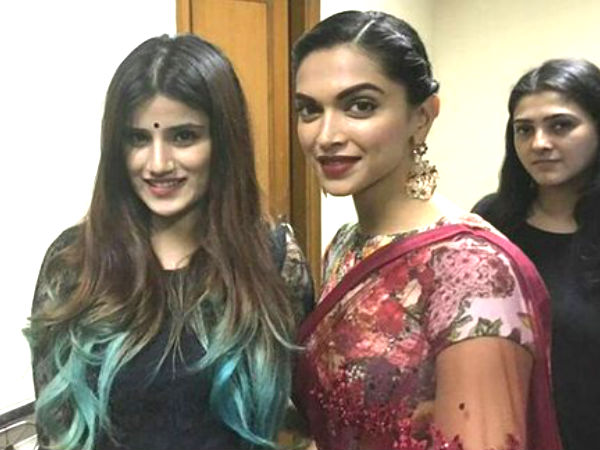
#> input picture deepika.jpg, 600 x 450 px, found by its file name
$ python face_detect_cv3.py   (older library calls are emulated)
#> lines starting #> are read from the running program, lines starting #| are printed output that depends on the picture; after the words box and inside, x2 and y2 are one past the last pixel; in counts of white or black regions, pixels touching at a corner belong together
import cv2
import sys

# Get user supplied values
imagePath = "F:/Machine Learning Projects/Face Detection/deepika.jpg"
cascPath = "haarcascade_frontalface_default.xml"

# Create the haar cascade
faceCascade = cv2.CascadeClassifier(cascPath)

# Read the image
image = cv2.imread(imagePath)
#> image is the input picture: shape (450, 600, 3); mean B, G, R 118.2, 133, 148.5
gray = cv2.cvtColor(image, cv2.COLOR_BGR2GRAY)
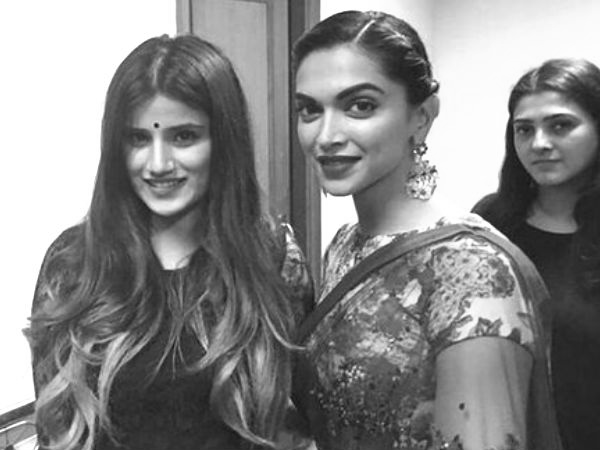
#> gray: shape (450, 600); min 21, max 255, mean 135.9

# Detect faces in the image
faces = faceCascade.detectMultiScale(
    gray,
    scaleFactor=1.2,
    minNeighbors=5,
    minSize=(30, 30)
    #flags = cv2.CV_HAAR_SCALE_IMAGE
)
#> faces = [[496, 92, 94, 94], [104, 95, 117, 117], [258, 50, 150, 150]]

print("Found {0} faces!".format(len(faces)))
#| Found 3 faces!

# Draw a rectangle around the faces
for (x, y, w, h) in faces:
    cv2.rectangle(image, (x, y), (x+w, y+h), (0, 255, 0), 2)
#> this loop made 3 passes
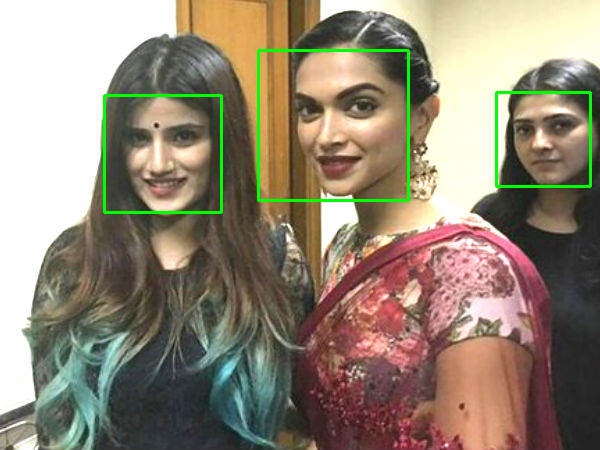
#> image: shape (450, 600, 3); 1.6% of pixels changed, all inside (x1, y1, x2, y2) = (103, 49, 592, 214)

cv2.imshow("Faces found", image)
cv2.waitKey(0)

$ run again, with little_mix_right.jpg copied over deepika.jpg
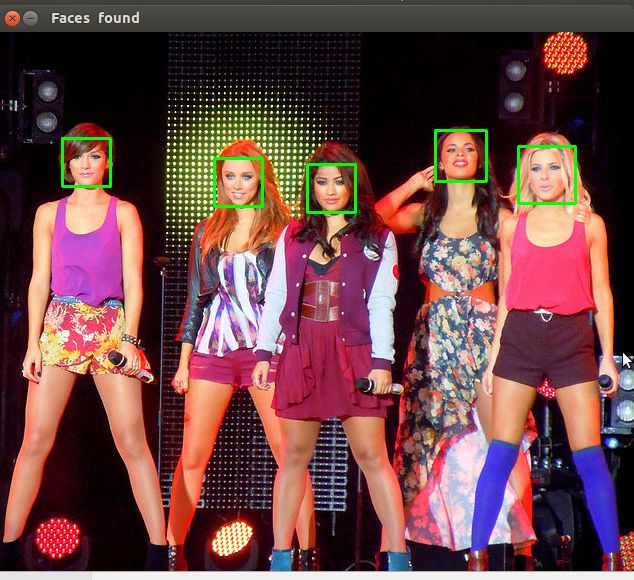
#> input picture little_mix_right.jpg, 634 x 580 px, found by its file name
#> image is the input picture: shape (580, 634, 3); mean B, G, R 71.1, 70.2, 109.2
#> `gray = cv2.cvtColor(image, cv2.COLOR_BGR2GRAY)`:
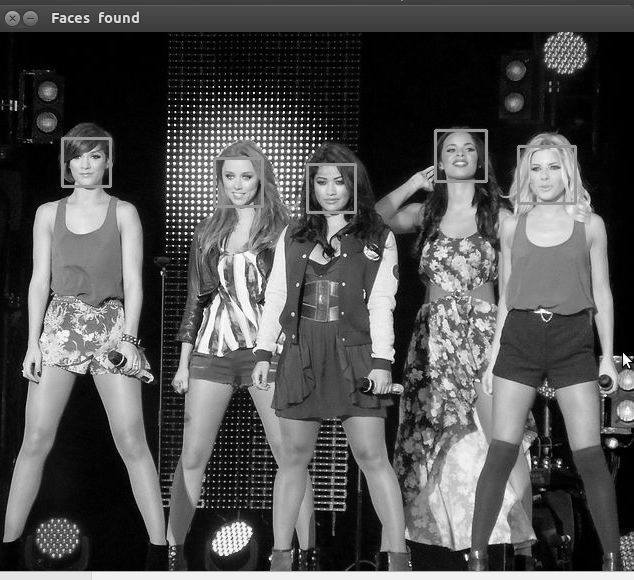
#> gray: shape (580, 634); min 0, max 255, mean 81.9
#> faces = [[436, 131, 49, 49], [517, 146, 58, 58], [214, 157, 49, 49], [309, 166, 45, 45]]
#| Found 4 faces!
#> the loop `for (x, y, w, h) in faces:` made 4 passes
#> after the loop `for (x, y, w, h) in faces:`:
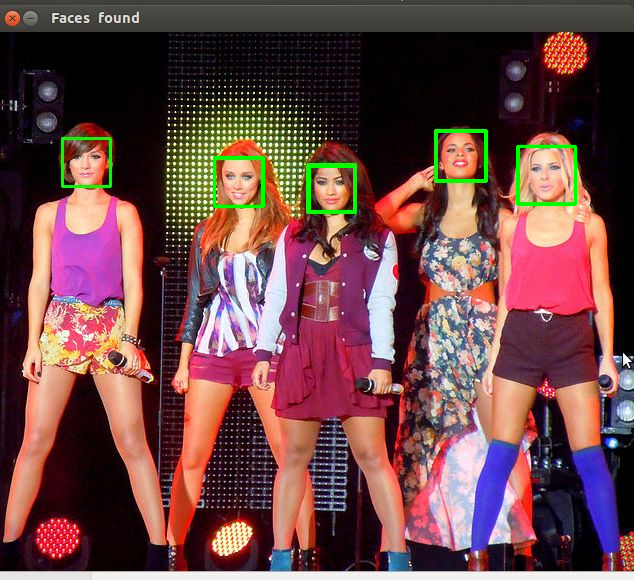
#> image: shape (580, 634, 3); 0.65% of pixels changed, all inside (x1, y1, x2, y2) = (213, 130, 577, 213)
